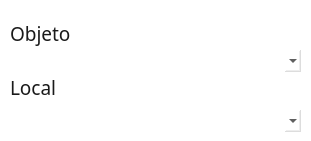
   <widget class="QGroupBox" name="obj_local">
    <property name="geometry">
     <rect>
      <x>510</x>
      <y>40</y>
      <width>311</width>
      <height>141</height>
     </rect>
    </property>
    <property name="styleSheet">
     <string notr="true">border: none;
    background: transparent;</string>
    </property>
    <widget class="QLabel" name="texto_obj">
     <property name="geometry">
      <rect>
       <x>10</x>
       <y>20</y>
       <width>291</width>
       <height>26</height>
      </rect>
     </property>
     <property name="palette">
      <palette>
       <active>
        <colorrole role="WindowText">
         <brush brushstyle="SolidPattern">
          <color alpha="229">
           <red>0</red>
           <green>0</green>
           <blue>0</blue>
          </color>
         </brush>
        </colorrole>
        <colorrole role="Button">
         <brush brushstyle="SolidPattern">
          <color alpha="0">
           <red>0</red>
           <green>0</green>
           <blue>0</blue>
          </color>
         </brush>
        </colorrole>
        <colorrole role="Text">
         <brush brushstyle="SolidPattern">
          <color alpha="229">
           <red>255</red>
           <green>255</green>
           <blue>255</blue>
          </color>
         </brush>
        </colorrole>
        <colorrole role="ButtonText">
         <brush brushstyle="SolidPattern">
          <color alpha="229">
           <red>255</red>
           <green>255</green>
           <blue>255</blue>
          </color>
         </brush>
        </colorrole>
        <colorrole role="Base">
         <brush brushstyle="SolidPattern">
          <color alpha="0">
           <red>0</red>
           <green>0</green>
           <blue>0</blue>
          </color>
         </brush>
        </colorrole>
        <colorrole role="Window">
         <brush brushstyle="SolidPattern">
          <color alpha="0">
           <red>0</red>
           <green>0</green>
           <blue>0</blue>
          </color>
         </brush>
        </colorrole>
        <colorrole role="PlaceholderText">
         <brush brushstyle="NoBrush">
          <color alpha="128">
           <red>255</red>
           <green>255</green>
           <blue>255</blue>
          </color>
         </brush>
        </colorrole>
       </active>
       <inactive>
        <colorrole role="WindowText">
         <brush brushstyle="SolidPattern">
          <color alpha="229">
           <red>0</red>
           <green>0</green>
           <blue>0</blue>
          </color>
         </brush>
        </colorrole>
        <colorrole role="Button">
         <brush brushstyle="SolidPattern">
          <color alpha="0">
           <red>0</red>
           <green>0</green>
           <blue>0</blue>
          </color>
         </brush>
        </colorrole>
        <colorrole role="Text">
         <brush brushstyle="SolidPattern">
          <color alpha="229">
           <red>255</red>
           <green>255</green>
           <blue>255</blue>
          </color>
         </brush>
        </colorrole>
        <colorrole role="ButtonText">
         <brush brushstyle="SolidPattern">
          <color alpha="229">
           <red>255</red>
           <green>255</green>
           <blue>255</blue>
          </color>
         </brush>
        </colorrole>
        <colorrole role="Base">
         <brush brushstyle="SolidPattern">
          <color alpha="0">
           <red>0</red>
           <green>0</green>
           <blue>0</blue>
          </color>
         </brush>
        </colorrole>
        <colorrole role="Window">
         <brush brushstyle="SolidPattern">
          <color alpha="0">
           <red>0</red>
           <green>0</green>
           <blue>0</blue>
          </color>
         </brush>
        </colorrole>
        <colorrole role="PlaceholderText">
         <brush brushstyle="NoBrush">
          <color alpha="128">
           <red>255</red>
           <green>255</green>
           <blue>255</blue>
          </color>
         </brush>
        </colorrole>
       </inactive>
       <disabled>
        <colorrole role="WindowText">
         <brush brushstyle="SolidPattern">
          <color alpha="229">
           <red>255</red>
           <green>255</green>
           <blue>255</blue>
          </color>
         </brush>
        </colorrole>
        <colorrole role="Button">
         <brush brushstyle="SolidPattern">
          <color alpha="0">
           <red>0</red>
           <green>0</green>
           <blue>0</blue>
          </color>
         </brush>
        </colorrole>
        <colorrole role="Text">
         <brush brushstyle="SolidPattern">
          <color alpha="229">
           <red>255</red>
           <green>255</green>
           <blue>255</blue>
          </color>
         </brush>
        </colorrole>
        <colorrole role="ButtonText">
         <brush brushstyle="SolidPattern">
          <color alpha="229">
           <red>255</red>
           <green>255</green>
           <blue>255</blue>
          </color>
         </brush>
        </colorrole>
        <colorrole role="Base">
         <brush brushstyle="SolidPattern">
          <color alpha="0">
           <red>0</red>
           <green>0</green>
           <blue>0</blue>
          </color>
         </brush>
        </colorrole>
        <colorrole role="Window">
         <brush brushstyle="SolidPattern">
          <color alpha="0">
           <red>0</red>
           <green>0</green>
           <blue>0</blue>
          </color>
         </brush>
        </colorrole>
        <colorrole role="PlaceholderText">
         <brush brushstyle="NoBrush">
          <color alpha="128">
           <red>255</red>
           <green>255</green>
           <blue>255</blue>
          </color>
         </brush>
        </colorrole>
       </disabled>
      </palette>
     </property>
     <property name="font">
      <font>
       <family>Inter 18pt</family>
       <pointsize>14</pointsize>
      </font>
     </property>
     <property name="cursor">
      <cursorShape>ArrowCursor</cursorShape>
     </property>
     <property name="styleSheet">
      <string notr="true">    border: none;
    background: transparent;</string>
     </property>
     <property name="lineWidth">
      <number>0</number>
     </property>
     <property name="text">
      <string>Objeto</string>
     </property>
     <property name="alignment">
      <set>Qt::AlignLeading|Qt::AlignLeft|Qt::AlignVCenter</set>
     </property>
    </widget>
    <widget class="QLabel" name="texto_local">
     <property name="geometry">
      <rect>
       <x>10</x>
       <y>74</y>
       <width>291</width>
       <height>26</height>
      </rect>
     </property>
     <property name="palette">
      <palette>
       <active>
        <colorrole role="WindowText">
         <brush brushstyle="SolidPattern">
          <color alpha="229">
           <red>0</red>
           <green>0</green>
           <blue>0</blue>
          </color>
         </brush>
        </colorrole>
        <colorrole role="Button">
         <brush brushstyle="SolidPattern">
          <color alpha="0">
           <red>0</red>
           <green>0</green>
           <blue>0</blue>
          </color>
         </brush>
        </colorrole>
        <colorrole role="Text">
         <brush brushstyle="SolidPattern">
          <color alpha="229">
           <red>255</red>
           <green>255</green>
           <blue>255</blue>
          </color>
         </brush>
        </colorrole>
        <colorrole role="ButtonText">
         <brush brushstyle="SolidPattern">
          <color alpha="229">
           <red>255</red>
           <green>255</green>
           <blue>255</blue>
          </color>
         </brush>
        </colorrole>
        <colorrole role="Base">
         <brush brushstyle="SolidPattern">
          <color alpha="0">
           <red>0</red>
           <green>0</green>
           <blue>0</blue>
          </color>
         </brush>
        </colorrole>
        <colorrole role="Window">
         <brush brushstyle="SolidPattern">
          <color alpha="0">
           <red>0</red>
           <green>0</green>
           <blue>0</blue>
          </color>
         </brush>
        </colorrole>
        <colorrole role="PlaceholderText">
         <brush brushstyle="NoBrush">
          <color alpha="128">
           <red>255</red>
           <green>255</green>
           <blue>255</blue>
          </color>
         </brush>
        </colorrole>
       </active>
       <inactive>
        <colorrole role="WindowText">
         <brush brushstyle="SolidPattern">
          <color alpha="229">
           <red>0</red>
           <green>0</green>
           <blue>0</blue>
          </color>
         </brush>
        </colorrole>
        <colorrole role="Button">
         <brush brushstyle="SolidPattern">
          <color alpha="0">
           <red>0</red>
           <green>0</green>
           <blue>0</blue>
          </color>
         </brush>
        </colorrole>
        <colorrole role="Text">
         <brush brushstyle="SolidPattern">
          <color alpha="229">
           <red>255</red>
           <green>255</green>
           <blue>255</blue>
          </color>
         </brush>
        </colorrole>
        <colorrole role="ButtonText">
         <brush brushstyle="SolidPattern">
          <color alpha="229">
           <red>255</red>
           <green>255</green>
           <blue>255</blue>
          </color>
         </brush>
        </colorrole>
        <colorrole role="Base">
         <brush brushstyle="SolidPattern">
          <color alpha="0">
           <red>0</red>
           <green>0</green>
           <blue>0</blue>
          </color>
         </brush>
        </colorrole>
        <colorrole role="Window">
         <brush brushstyle="SolidPattern">
          <color alpha="0">
           <red>0</red>
           <green>0</green>
           <blue>0</blue>
          </color>
         </brush>
        </colorrole>
        <colorrole role="PlaceholderText">
         <brush brushstyle="NoBrush">
          <color alpha="128">
           <red>255</red>
           <green>255</green>
           <blue>255</blue>
          </color>
         </brush>
        </colorrole>
       </inactive>
       <disabled>
        <colorrole role="WindowText">
         <brush brushstyle="SolidPattern">
          <color alpha="229">
           <red>255</red>
           <green>255</green>
           <blue>255</blue>
          </color>
         </brush>
        </colorrole>
        <colorrole role="Button">
         <brush brushstyle="SolidPattern">
          <color alpha="0">
           <red>0</red>
           <green>0</green>
           <blue>0</blue>
          </color>
         </brush>
        </colorrole>
        <colorrole role="Text">
         <brush brushstyle="SolidPattern">
          <color alpha="229">
           <red>255</red>
           <green>255</green>
           <blue>255</blue>
          </color>
         </brush>
        </colorrole>
        <colorrole role="ButtonText">
         <brush brushstyle="SolidPattern">
          <color alpha="229">
           <red>255</red>
           <green>255</green>
           <blue>255</blue>
          </color>
         </brush>
        </colorrole>
        <colorrole role="Base">
         <brush brushstyle="SolidPattern">
          <color alpha="0">
           <red>0</red>
           <green>0</green>
           <blue>0</blue>
          </color>
         </brush>
        </colorrole>
        <colorrole role="Window">
         <brush brushstyle="SolidPattern">
          <color alpha="0">
           <red>0</red>
           <green>0</green>
           <blue>0</blue>
          </color>
         </brush>
        </colorrole>
        <colorrole role="PlaceholderText">
         <brush brushstyle="NoBrush">
          <color alpha="128">
           <red>255</red>
           <green>255</green>
           <blue>255</blue>
          </color>
         </brush>
        </colorrole>
       </disabled>
      </palette>
     </property>
     <property name="font">
      <font>
       <family>Inter 18pt</family>
       <pointsize>14</pointsize>
      </font>
     </property>
     <property name="cursor">
      <cursorShape>ArrowCursor</cursorShape>
     </property>
     <property name="styleSheet">
      <string notr="true">    border: none;
    background: transparent;</string>
     </property>
     <property name="lineWidth">
      <number>0</number>
     </property>
     <property name="text">
      <string>Local</string>
     </property>
     <property name="alignment">
      <set>Qt::AlignLeading|Qt::AlignLeft|Qt::AlignVCenter</set>
     </property>
    </widget>
    <widget class="QComboBox" name="comboBox_objeto">
     <property name="geometry">
      <rect>
       <x>10</x>
       <y>50</y>
       <width>291</width>
       <height>22</height>
      </rect>
     </property>
     <property name="palette">
      <palette>
       <active>
        <colorrole role="WindowText">
         <brush brushstyle="SolidPattern">
          <color alpha="255">
           <red>0</red>
           <green>0</green>
           <blue>0</blue>
          </color>
         </brush>
        </colorrole>
        <colorrole role="Button">
         <brush brushstyle="SolidPattern">
          <color alpha="51">
           <red>255</red>
           <green>255</green>
           <blue>255</blue>
          </color>
         </brush>
        </colorrole>
        <colorrole role="Midlight">
         <brush brushstyle="SolidPattern">
          <color alpha="255">
           <red>255</red>
           <green>255</green>
           <blue>255</blue>
          </color>
         </brush>
        </colorrole>
        <colorrole role="Dark">
         <brush brushstyle="SolidPattern">
          <color alpha="255">
           <red>255</red>
           <green>255</green>
           <blue>255</blue>
          </color>
         </brush>
        </colorrole>
        <colorrole role="Mid">
         <brush brushstyle="SolidPattern">
          <color alpha="255">
           <red>255</red>
           <green>255</green>
           <blue>255</blue>
          </color>
         </brush>
        </colorrole>
        <colorrole role="Text">
         <brush brushstyle="SolidPattern">
          <color alpha="255">
           <red>0</red>
           <green>0</green>
           <blue>0</blue>
          </color>
         </brush>
        </colorrole>
        <colorrole role="ButtonText">
         <brush brushstyle="SolidPattern">
          <color alpha="255">
           <red>0</red>
           <green>0</green>
           <blue>0</blue>
          </color>
         </brush>
        </colorrole>
        <colorrole role="Base">
         <brush brushstyle="SolidPattern">
          <color alpha="51">
           <red>255</red>
           <green>255</green>
           <blue>255</blue>
          </color>
         </brush>
        </colorrole>
        <colorrole role="Window">
         <brush brushstyle="SolidPattern">
          <color alpha="51">
           <red>255</red>
           <green>255</green>
           <blue>255</blue>
          </color>
         </brush>
        </colorrole>
        <colorrole role="Shadow">
         <brush brushstyle="SolidPattern">
          <color alpha="255">
           <red>224</red>
           <green>224</green>
           <blue>224</blue>
          </color>
         </brush>
        </colorrole>
        <colorrole role="PlaceholderText">
         <brush brushstyle="SolidPattern">
          <color alpha="128">
           <red>224</red>
           <green>224</green>
           <blue>224</blue>
          </color>
         </brush>
        </colorrole>
       </active>
       <inactive>
        <colorrole role="WindowText">
         <brush brushstyle="SolidPattern">
          <color alpha="255">
           <red>0</red>
           <green>0</green>
           <blue>0</blue>
          </color>
         </brush>
        </colorrole>
        <colorrole role="Button">
         <brush brushstyle="SolidPattern">
          <color alpha="51">
           <red>255</red>
           <green>255</green>
           <blue>255</blue>
          </color>
         </brush>
        </colorrole>
        <colorrole role="Midlight">
         <brush brushstyle="SolidPattern">
          <color alpha="255">
           <red>255</red>
           <green>255</green>
           <blue>255</blue>
          </color>
         </brush>
        </colorrole>
        <colorrole role="Dark">
         <brush brushstyle="SolidPattern">
          <color alpha="255">
           <red>255</red>
           <green>255</green>
           <blue>255</blue>
          </color>
         </brush>
        </colorrole>
        <colorrole role="Mid">
         <brush brushstyle="SolidPattern">
          <color alpha="255">
           <red>255</red>
           <green>255</green>
           <blue>255</blue>
          </color>
         </brush>
        </colorrole>
        <colorrole role="Text">
         <brush brushstyle="SolidPattern">
          <color alpha="255">
           <red>0</red>
           <green>0</green>
           <blue>0</blue>
          </color>
         </brush>
        </colorrole>
        <colorrole role="ButtonText">
         <brush brushstyle="SolidPattern">
          <color alpha="255">
           <red>0</red>
           <green>0</green>
           <blue>0</blue>
          </color>
         </brush>
        </colorrole>
        <colorrole role="Base">
         <brush brushstyle="SolidPattern">
          <color alpha="51">
           <red>255</red>
           <green>255</green>
           <blue>255</blue>
          </color>
         </brush>
        </colorrole>
        <colorrole role="Window">
         <brush brushstyle="SolidPattern">
          <color alpha="51">
           <red>255</red>
           <green>255</green>
           <blue>255</blue>
          </color>
         </brush>
        </colorrole>
        <colorrole role="Shadow">
         <brush brushstyle="SolidPattern">
          <color alpha="255">
           <red>224</red>
           <green>224</green>
           <blue>224</blue>
          </color>
         </brush>
        </colorrole>
        <colorrole role="PlaceholderText">
         <brush brushstyle="SolidPattern">
          <color alpha="128">
           <red>224</red>
           <green>224</green>
           <blue>224</blue>
          </color>
         </brush>
        </colorrole>
       </inactive>
       <disabled>
        <colorrole role="WindowText">
         <brush brushstyle="SolidPattern">
          <color alpha="255">
           <red>0</red>
           <green>0</green>
           <blue>0</blue>
          </color>
         </brush>
        </colorrole>
        <colorrole role="Button">
         <brush brushstyle="SolidPattern">
          <color alpha="51">
           <red>255</red>
           <green>255</green>
           <blue>255</blue>
          </color>
         </brush>
        </colorrole>
        <colorrole role="Midlight">
         <brush brushstyle="SolidPattern">
          <color alpha="255">
           <red>255</red>
           <green>255</green>
           <blue>255</blue>
          </color>
         </brush>
        </colorrole>
        <colorrole role="Dark">
         <brush brushstyle="SolidPattern">
          <color alpha="255">
           <red>255</red>
           <green>255</green>
           <blue>255</blue>
          </color>
         </brush>
        </colorrole>
        <colorrole role="Mid">
         <brush brushstyle="SolidPattern">
          <color alpha="255">
           <red>255</red>
           <green>255</green>
           <blue>255</blue>
          </color>
         </brush>
        </colorrole>
        <colorrole role="Text">
         <brush brushstyle="SolidPattern">
          <color alpha="255">
           <red>0</red>
           <green>0</green>
           <blue>0</blue>
          </color>
         </brush>
        </colorrole>
        <colorrole role="ButtonText">
         <brush brushstyle="SolidPattern">
          <color alpha="255">
           <red>0</red>
           <green>0</green>
           <blue>0</blue>
          </color>
         </brush>
        </colorrole>
        <colorrole role="Base">
         <brush brushstyle="SolidPattern">
          <color alpha="51">
           <red>255</red>
           <green>255</green>
           <blue>255</blue>
          </color>
         </brush>
        </colorrole>
        <colorrole role="Window">
         <brush brushstyle="SolidPattern">
          <color alpha="51">
           <red>255</red>
           <green>255</green>
           <blue>255</blue>
          </color>
         </brush>
        </colorrole>
        <colorrole role="Shadow">
         <brush brushstyle="SolidPattern">
          <color alpha="255">
           <red>224</red>
           <green>224</green>
           <blue>224</blue>
          </color>
         </brush>
        </colorrole>
        <colorrole role="PlaceholderText">
         <brush brushstyle="SolidPattern">
          <color alpha="128">
           <red>224</red>
           <green>224</green>
           <blue>224</blue>
          </color>
         </brush>
        </colorrole>
       </disabled>
      </palette>
     </property>
     <property name="styleSheet">
      <string notr="true"> background-color:rgba(255,255,255,0.20);
color: black;
border: 4px;
border-color: rgb(255, 255, 255);
border-radius: 10px;</string>
     </property>
     <property name="editable">
      <bool>false</bool>
     </property>
    </widget>
    <widget class="QComboBox" name="comboBox_local">
     <property name="geometry">
      <rect>
       <x>10</x>
       <y>110</y>
       <width>291</width>
       <height>22</height>
      </rect>
     </property>
     <property name="palette">
      <palette>
       <active>
        <colorrole role="WindowText">
         <brush brushstyle="SolidPattern">
          <color alpha="255">
           <red>0</red>
           <green>0</green>
           <blue>0</blue>
          </color>
         </brush>
        </colorrole>
        <colorrole role="Button">
         <brush brushstyle="SolidPattern">
          <color alpha="51">
           <red>255</red>
           <green>255</green>
           <blue>255</blue>
          </color>
         </brush>
        </colorrole>
        <colorrole role="Midlight">
         <brush brushstyle="SolidPattern">
          <color alpha="255">
           <red>255</red>
           <green>255</green>
           <blue>255</blue>
          </color>
         </brush>
        </colorrole>
        <colorrole role="Dark">
         <brush brushstyle="SolidPattern">
          <color alpha="255">
           <red>255</red>
           <green>255</green>
           <blue>255</blue>
          </color>
         </brush>
        </colorrole>
        <colorrole role="Mid">
         <brush brushstyle="SolidPattern">
          <color alpha="255">
           <red>255</red>
           <green>255</green>
           <blue>255</blue>
          </color>
         </brush>
        </colorrole>
        <colorrole role="Text">
         <brush brushstyle="SolidPattern">
          <color alpha="255">
           <red>0</red>
           <green>0</green>
           <blue>0</blue>
          </color>
         </brush>
        </colorrole>
        <colorrole role="ButtonText">
         <brush brushstyle="SolidPattern">
          <color alpha="255">
           <red>0</red>
           <green>0</green>
           <blue>0</blue>
          </color>
         </brush>
        </colorrole>
        <colorrole role="Base">
         <brush brushstyle="SolidPattern">
          <color alpha="51">
           <red>255</red>
           <green>255</green>
           <blue>255</blue>
          </color>
         </brush>
        </colorrole>
        <colorrole role="Window">
         <brush brushstyle="SolidPattern">
          <color alpha="51">
           <red>255</red>
           <green>255</green>
           <blue>255</blue>
          </color>
         </brush>
        </colorrole>
        <colorrole role="PlaceholderText">
         <brush brushstyle="SolidPattern">
          <color alpha="128">
           <red>0</red>
           <green>0</green>
           <blue>0</blue>
          </color>
         </brush>
        </colorrole>
       </active>
       <inactive>
        <colorrole role="WindowText">
         <brush brushstyle="SolidPattern">
          <color alpha="255">
           <red>0</red>
           <green>0</green>
           <blue>0</blue>
          </color>
         </brush>
        </colorrole>
        <colorrole role="Button">
         <brush brushstyle="SolidPattern">
          <color alpha="51">
           <red>255</red>
           <green>255</green>
           <blue>255</blue>
          </color>
         </brush>
        </colorrole>
        <colorrole role="Midlight">
         <brush brushstyle="SolidPattern">
          <color alpha="255">
           <red>255</red>
           <green>255</green>
           <blue>255</blue>
          </color>
         </brush>
        </colorrole>
        <colorrole role="Dark">
         <brush brushstyle="SolidPattern">
          <color alpha="255">
           <red>255</red>
           <green>255</green>
           <blue>255</blue>
          </color>
         </brush>
        </colorrole>
        <colorrole role="Mid">
         <brush brushstyle="SolidPattern">
          <color alpha="255">
           <red>255</red>
           <green>255</green>
           <blue>255</blue>
          </color>
         </brush>
        </colorrole>
        <colorrole role="Text">
         <brush brushstyle="SolidPattern">
          <color alpha="255">
           <red>0</red>
           <green>0</green>
           <blue>0</blue>
          </color>
         </brush>
        </colorrole>
        <colorrole role="ButtonText">
         <brush brushstyle="SolidPattern">
          <color alpha="255">
           <red>0</red>
           <green>0</green>
           <blue>0</blue>
          </color>
         </brush>
        </colorrole>
        <colorrole role="Base">
         <brush brushstyle="SolidPattern">
          <color alpha="51">
           <red>255</red>
           <green>255</green>
           <blue>255</blue>
          </color>
         </brush>
        </colorrole>
        <colorrole role="Window">
         <brush brushstyle="SolidPattern">
          <color alpha="51">
           <red>255</red>
           <green>255</green>
           <blue>255</blue>
          </color>
         </brush>
        </colorrole>
        <colorrole role="PlaceholderText">
         <brush brushstyle="SolidPattern">
          <color alpha="128">
           <red>0</red>
           <green>0</green>
           <blue>0</blue>
          </color>
         </brush>
        </colorrole>
       </inactive>
       <disabled>
        <colorrole role="WindowText">
         <brush brushstyle="SolidPattern">
          <color alpha="255">
           <red>0</red>
           <green>0</green>
           <blue>0</blue>
          </color>
         </brush>
        </colorrole>
        <colorrole role="Button">
         <brush brushstyle="SolidPattern">
          <color alpha="51">
           <red>255</red>
           <green>255</green>
           <blue>255</blue>
          </color>
         </brush>
        </colorrole>
        <colorrole role="Midlight">
         <brush brushstyle="SolidPattern">
          <color alpha="255">
           <red>255</red>
           <green>255</green>
           <blue>255</blue>
          </color>
         </brush>
        </colorrole>
        <colorrole role="Dark">
         <brush brushstyle="SolidPattern">
          <color alpha="255">
           <red>255</red>
           <green>255</green>
           <blue>255</blue>
          </color>
         </brush>
        </colorrole>
        <colorrole role="Mid">
         <brush brushstyle="SolidPattern">
          <color alpha="255">
           <red>255</red>
           <green>255</green>
           <blue>255</blue>
          </color>
         </brush>
        </colorrole>
        <colorrole role="Text">
         <brush brushstyle="SolidPattern">
          <color alpha="255">
           <red>0</red>
           <green>0</green>
           <blue>0</blue>
          </color>
         </brush>
        </colorrole>
        <colorrole role="ButtonText">
         <brush brushstyle="SolidPattern">
          <color alpha="255">
           <red>0</red>
           <green>0</green>
           <blue>0</blue>
          </color>
         </brush>
        </colorrole>
        <colorrole role="Base">
         <brush brushstyle="SolidPattern">
          <color alpha="51">
           <red>255</red>
           <green>255</green>
           <blue>255</blue>
          </color>
         </brush>
        </colorrole>
        <colorrole role="Window">
         <brush brushstyle="SolidPattern">
          <color alpha="51">
           <red>255</red>
           <green>255</green>
           <blue>255</blue>
          </color>
         </brush>
        </colorrole>
        <colorrole role="PlaceholderText">
         <brush brushstyle="SolidPattern">
          <color alpha="128">
           <red>0</red>
           <green>0</green>
           <blue>0</blue>
          </color>
         </brush>
        </colorrole>
       </disabled>
      </palette>
     </property>
     <property name="styleSheet">
      <string notr="true">border: 2px;
border-color: rgb(255, 255, 255);
border-radius: 10px; 
background-color:rgba(255,255,255,0.20);
 color: black;
</string>
     </property>
    </widget>
   </widget>
